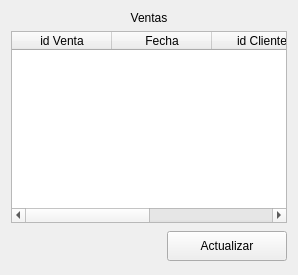
               <widget class="QWidget" name="paginaDatos">
                <layout class="QVBoxLayout" name="verticalLayout_5">
                 <item>
                  <widget class="QLabel" name="label">
                   <property name="text">
                    <string>Ventas</string>
                   </property>
                   <property name="alignment">
                    <set>Qt::AlignCenter</set>
                   </property>
                  </widget>
                 </item>
                 <item>
                  <widget class="QTableWidget" name="tablaVentas">
                   <column>
                    <property name="text">
                     <string>id Venta</string>
                    </property>
                   </column>
                   <column>
                    <property name="text">
                     <string>Fecha</string>
                    </property>
                   </column>
                   <column>
                    <property name="text">
                     <string>id Cliente</string>
                    </property>
                   </column>
                   <column>
                    <property name="text">
                     <string>Total</string>
                    </property>
                   </column>
                  </widget>
                 </item>
                 <item>
                  <layout class="QHBoxLayout" name="horizontalLayout_3">
                   <item>
                    <widget class="QLabel" name="label_2">
                     <property name="minimumSize">
                      <size>
                       <width>110</width>
                       <height>35</height>
                      </size>
                     </property>
                     <property name="text">
                      <string/>
                     </property>
                    </widget>
                   </item>
                   <item>
                    <spacer name="horizontalSpacer_2">
                     <property name="orientation">
                      <enum>Qt::Horizontal</enum>
                     </property>
                     <property name="sizeHint" stdset="0">
                      <size>
                       <width>40</width>
                       <height>20</height>
                      </size>
                     </property>
                    </spacer>
                   </item>
                   <item>
                    <widget class="QPushButton" name="botonRefrescar">
                     <property name="minimumSize">
                      <size>
                       <width>120</width>
                       <height>30</height>
                      </size>
                     </property>
                     <property name="text">
                      <string>Actualizar</string>
                     </property>
                    </widget>
                   </item>
                  </layout>
                 </item>
                </layout>
               </widget>
